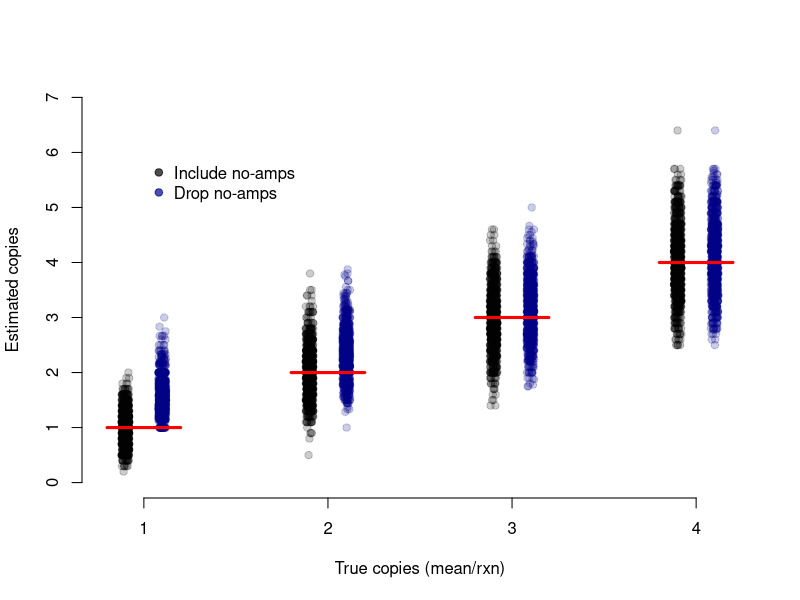

This figure's R source:
# How does dropping no-amps from qPCR replicates influence estimated copy number?

require("scales") # needed for visualization

# function for simulation
estimate_qPCR <- function(x){
  copies <- rpois(10, x)                                                        # ten replicates, Poisson distribution
  drop_zeros <- ifelse(copies == 0, NA, copies)                                 # no copies = no amplification
  mean_copies <- mean(copies)                                                   # retain no-amps as zero
  mean_drop_copies <- mean(drop_zeros, na.rm = T)                               # drop no-amps from average
  mean_drop_copies <- ifelse(is.na(mean_drop_copies) == T, 0, mean_drop_copies)
  print(c(mean_copies, mean_drop_copies))                                       # print both estimates
}

# run 1K simulations at each mean copy number level
onecopy <- matrix(, ncol = 10, nrow = 1000)
for(i in 1:1000){
  onecopy[i,] <- estimate_qPCR(1)
}

twocopy <- matrix(, ncol = 10, nrow = 1000)
for(i in 1:1000){
  twocopy[i,] <- estimate_qPCR(2)
}

threecopy <- matrix(, ncol = 10, nrow = 1000)
for(i in 1:1000){
  threecopy[i,] <- estimate_qPCR(3)
}

fourcopy <- matrix(, ncol = 10, nrow = 1000)
for(i in 1:1000){
  fourcopy[i,] <- estimate_qPCR(4)
}

# plot
plot(NULL, NULL,
     xlim = c(0.8,4.2), ylim = c(0,7),
     xlab = "True copies (mean/rxn)", ylab = "Estimated copies",
     axes = F)
axis(1, at = 1:4)
axis(2)

points(onecopy[,1] ~ c(jitter(rep(1, 1000)) - 0.1), pch = 19, col = alpha("black", 0.2))
points(onecopy[,2] ~ c(jitter(rep(1, 1000)) + 0.1), pch = 19, col = alpha("darkblue", 0.2))

points(twocopy[,1] ~ c(jitter(rep(1, 1000)) + 0.9), pch = 19, col = alpha("black", 0.2))
points(twocopy[,2] ~ c(jitter(rep(1, 1000)) + 1.1), pch = 19, col = alpha("darkblue", 0.2))

points(threecopy[,1] ~ c(jitter(rep(1, 1000)) + 1.9), pch = 19, col = alpha("black", 0.2))
points(threecopy[,2] ~ c(jitter(rep(1, 1000)) + 2.1), pch = 19, col = alpha("darkblue", 0.2))

points(fourcopy[,1] ~ c(jitter(rep(1, 1000)) + 2.9), pch = 19, col = alpha("black", 0.2))
points(fourcopy[,2] ~ c(jitter(rep(1, 1000)) + 3.1), pch = 19, col = alpha("darkblue", 0.2))

# lines showing true mean
segments(x0 = c(0.8 + 0:3),
         x1 = c(1.2 + 0:3),
         y0 = c(1:4),
         y1 = c(1:4),
         lwd = 3, col = "red")

legend(x = 1, y = 6, bty = "n", 
       pch = 19, col = c(alpha("black", 0.7),alpha("darkblue", 0.7)),
       legend = c("Include no-amps", "Drop no-amps"))


